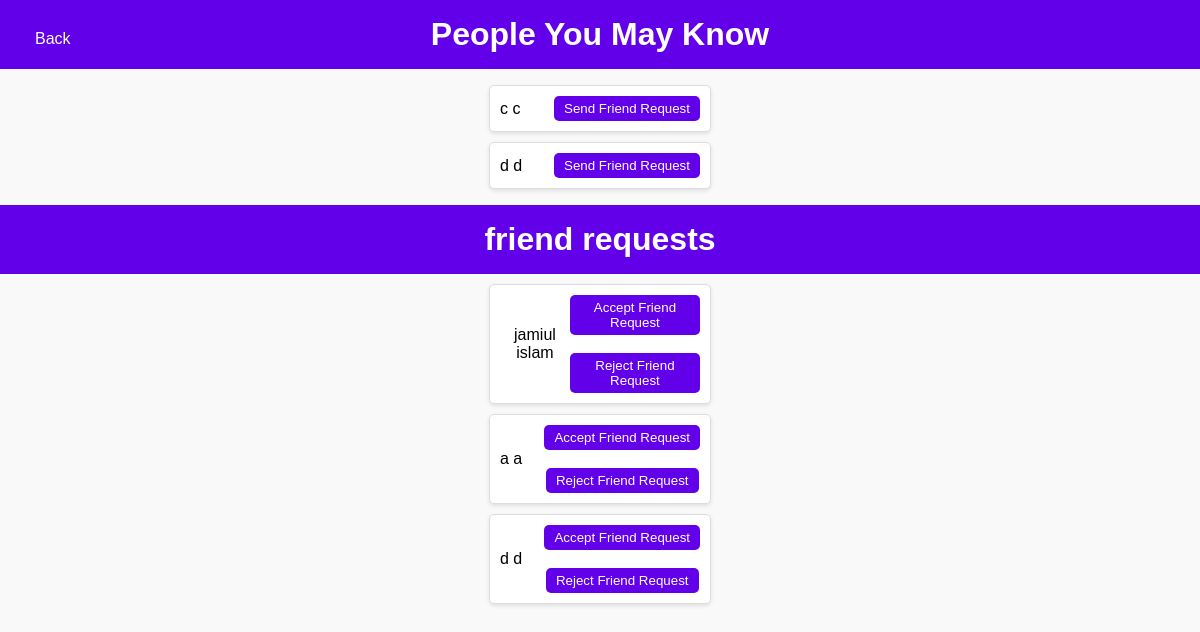
Page /webbook/friends.php (signed in) on the committed database.
### tables this page shows
CREATE TABLE `user_info` (
  `first_name` varchar(255) NOT NULL,
  `last_name` varchar(100) NOT NULL,
  `gender` varchar(100) NOT NULL,
  `email` varchar(100) NOT NULL,
  `password` varchar(100) NOT NULL,
  `user_id` int(11) NOT NULL
);

### webbook/usermodel.php (called while the page is built, shortened)
<?php
function getConnection(){
    $conn = mysqli_connect('127.0.0.1', 'root', '', 'webbook');
    return $conn;
}
function get_user_id($email)
{
    $conn=getConnection();
    $sql = "SELECT user_id FROM user_info WHERE email = '$email'";
    $result = $conn->query($sql);
    if ($result->num_rows > 0) {
        $row = $result->fetch_assoc();
        return $row['user_id'];
    } else {
        return null;
    }
}
function show_all_user($user_id)
{
    $conn=getConnection();
    $sql = "SELECT user_id, first_name,last_name FROM user_info WHERE user_id != $user_id";
    $result = $conn->query($sql);
    $arr=[];
    while ($row = $result->fetch_assoc())
    {
        $arr[]= array($row['user_id'], $row['first_name'],$row['last_name']);
    }
    if(count($arr)>0)
    {
        return $arr;
    }
}
function already_sent_friend_request($user_id)
{
    $conn=getConnection();
    $sql = "SELECT friend_user_id FROM friends WHERE user_id = $user_id ";
    $result = $conn->query($sql);
    $arr=[];
    while ($row = $result->fetch_assoc())
    {
        $arr[]= $row['friend_user_id'];
    }
    if(count($arr)>0)
    {
        return $arr;
    }
}
function get_friend_request($user_id)
 {
    $conn=getConnection();
    $sql = "SELECT
            f.user_id,
            ui.first_name,
            ui.last_name
        FROM
            friends f
        JOIN
            user_info ui ON f.user_id = ui.user_id
        WHERE
            f.friend_user_id = $user_id
            AND request=1";
    $result = $conn->query($sql);
    $arr=[];
    while ($row = $result->fetch_assoc())
    {
        $arr[]= array($row['user_id'], $row['first_name'],$row['last_name']);
    }
    if(count($arr)>0)
    {
        return $arr;
    }
 }
 function unique_arr($arr)
  {
    $unique_arr = [];
    $seen = [];
    foreach ($arr as $item) {
        if (!in_array($item[0], $seen)) {
            $seen[] = $item[0];
            $unique_arr[] = $item;
        }
    }
    return $unique_arr;
}
?>

### webbook/friends.php (the view, shortened to what this page needs)
<?php
require_once('usermodel.php');
$email = $_COOKIE['email'];
$user_id = get_user_id($email);
$arr = show_all_user($user_id);
$arr2 = already_sent_friend_request($user_id);
$new_arr = [];
if ($arr2 !== NULL) {
    $arr2 = array_unique($arr2);
    for ($i = 0; $i < count($arr); $i++)
    {
        if (!in_array($arr[$i][0], $arr2)) {
            $new_arr[] = $arr[$i];
        }
    }
} else {
    $new_arr = $arr;
}
$arr3 = get_friend_request($user_id);
if ($arr3 !== NULL) {
    $arr3 = unique_arr($arr3);
}
?>
<!DOCTYPE html>
<html lang="en">
<head>
</head>
<body>
    <a href="profile.php" class="back-btn">Back</a>
    <h1>People You May Know</h1>
    <ul>
        <?php
        if (!empty($new_arr)) {
            for ($i = 0; $i < count($new_arr); $i++) {
                if (isset($new_arr[$i][0])) {
                    echo '<li>';
                    echo '<div class="friend-info">' . $new_arr[$i][1] . ' ' . $new_arr[$i][2] . '</div>';
                    echo '<form action="" method="POST" style="display:inline;">
                            <input type="hidden" name="friend_user_id" value="' . $new_arr[$i][0] . '">
                            <button type="submit" name="friend_request" class="friend-request-btn">Send Friend Request</button>
                        </form>';
                    echo '</li>';
                }
            }
        }
        ?>
    </ul>
    <h1>friend requests</h1>
    <?php
    if (!empty($arr3)) {
        for ($i = 0; $i < count($arr3); $i++) {
            echo '<li>';
            echo '<div class="friend-info">' . $arr3[$i][1] . ' ' . $arr3[$i][2] . '</div>';
            echo '<form action="" method="POST" style="display:inline;">
                        <input type="hidden" name="friend_user_id" value="' . $arr3[$i][0] . '">
                        <button type="submit" name="accept_friend_request" class="friend-request-btn">Accept Friend Request</button><br><br>
                        <button type="submit" name="reject_friend_request" class="friend-request-btn">Reject Friend Request</button>
                    </form>';
            echo '</li>';
        }
    }
    ?>
</body>
</html>

### webbook/friends.php (style rules this page uses)
body { font-family: Arial, sans-serif; margin: 0; padding: 0; background-color: #f9f9f9; text-align: center; }
h1 { background-color: #6200ea; color: white; margin: 0; padding: 1rem 0; }
ul { list-style-type: none; padding: 0; }
li { background-color: white; margin: 10px auto; padding: 10px; border: 1px solid #ddd; border-radius: 5px; width: 200px; box-shadow: 0 2px 4px rgba(0, 0, 0, 0.1); display: flex; justify-content: space-between; align-items: center; }
.friend-request-btn { background-color: #6200ea; color: white; padding: 5px 10px; border: none; border-radius: 5px; cursor: pointer; }
.back-btn { position: absolute; top: 20px; left: 20px; background-color: #6200ea; color: white; padding: 10px 15px; border: none; border-radius: 5px; cursor: pointer; text-decoration: none; }

### rows in the picture
user_info: first_name "c", last_name "c"
user_info: first_name "d", last_name "d"
user_info: first_name "jamiul", last_name "islam"
user_info: first_name "a", last_name "a"
